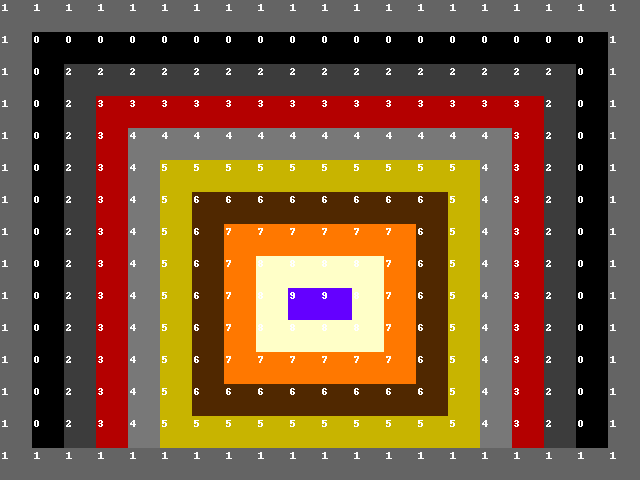

Below is a game level as drawn by its tile map, then a one-line description and the .tmx file that defines it, in full:
An orthogonal 20x15 tile map with 32x32 px tiles, 1 tile layer (Ground).

<map version="1.10" tiledversion="1.11.2" orientation="orthogonal" renderorder="right-down" width="20" height="15" tilewidth="32" tileheight="32" infinite="0" nextlayerid="2" nextobjectid="1">
 <tileset firstgid="1" source="../tileset.tsx" />
 <layer id="1" name="Ground" width="20" height="15">
  <data encoding="csv">
2,2,2,2,2,2,2,2,2,2,2,2,2,2,2,2,2,2,2,2,
2,1,1,1,1,1,1,1,1,1,1,1,1,1,1,1,1,1,1,2,
2,1,3,3,3,3,3,3,3,3,3,3,3,3,3,3,3,3,1,2,
2,1,3,4,4,4,4,4,4,4,4,4,4,4,4,4,4,3,1,2,
2,1,3,4,5,5,5,5,5,5,5,5,5,5,5,5,4,3,1,2,
2,1,3,4,5,6,6,6,6,6,6,6,6,6,6,5,4,3,1,2,
2,1,3,4,5,6,7,7,7,7,7,7,7,7,6,5,4,3,1,2,
2,1,3,4,5,6,7,8,8,8,8,8,8,7,6,5,4,3,1,2,
2,1,3,4,5,6,7,8,9,9,9,9,8,7,6,5,4,3,1,2,
2,1,3,4,5,6,7,8,9,10,10,9,8,7,6,5,4,3,1,2,
2,1,3,4,5,6,7,8,9,9,9,9,8,7,6,5,4,3,1,2,
2,1,3,4,5,6,7,8,8,8,8,8,8,7,6,5,4,3,1,2,
2,1,3,4,5,6,7,7,7,7,7,7,7,7,6,5,4,3,1,2,
2,1,3,4,5,6,6,6,6,6,6,6,6,6,6,5,4,3,1,2,
2,2,2,2,2,2,2,2,2,2,2,2,2,2,2,2,2,2,2,2
  </data>
 </layer>
</map>
